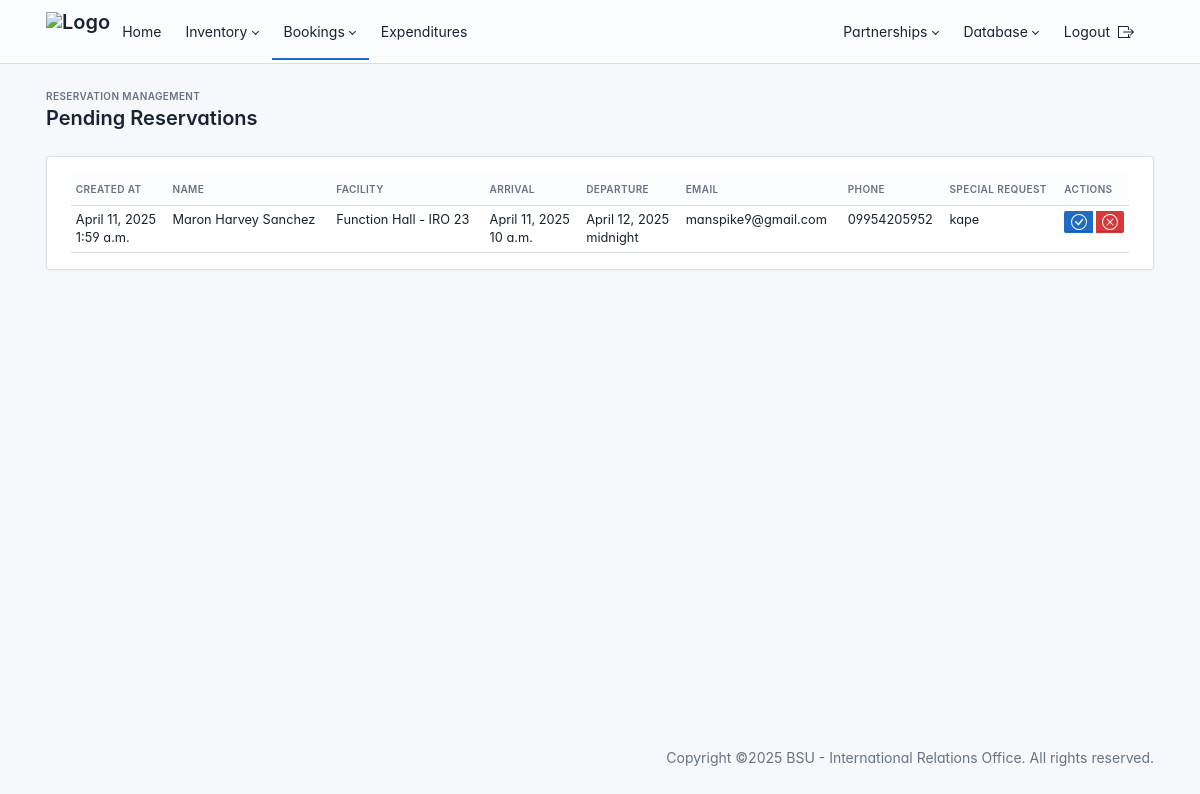
The app's page /administrator/pending-reservations/ (signed in) with its own data.
### room_reservation/models.py (models this page shows, shortened)
class Reservation(models.Model):
    first_name = models.CharField(max_length=255)  # Guest's first name
    last_name = models.CharField(max_length=255)  # Guest's last name
    college_office_institution = models.CharField(max_length=255, blank=True, null=True)  # Institution/Organization
    email = models.EmailField()  # Guest's email
    phone_number = models.CharField(max_length=20)  # Contact number
    room = models.ForeignKey("Room", on_delete=models.CASCADE, related_name="reservations")
    arrival_date = models.DateField()
    arrival_time = models.TimeField()
    departure_date = models.DateField()
    departure_time = models.TimeField()
    details = models.TextField(blank=True, null=True)  # Additional booking details
    special_request = models.TextField(blank=True, null=True)  # Special requests (e.g., early check-in)
    reason_for_cancelling = models.TextField(blank=True, null=True)  # Reason for cancellation
    cancelled_by = models.CharField(max_length=50, blank=True, null=True)  # Who cancelled (admin/user)
    status = models.CharField(
        max_length=20,
        choices=[
            ("Pending", "Pending"),
            ("Confirmed", "Confirmed"),
            ("Cancelled", "Cancelled"),
            ("Completed", "Completed"),
        ],
        default="Pending",
    )
    cancelled_at = models.DateTimeField(blank=True, null=True)
    completed_at = models.DateTimeField(blank=True, null=True)
    confirmed_at = models.DateTimeField(blank=True, null=True)
    created_at = models.DateTimeField(auto_now_add=True)  # Timestamp for when the reservation was made
    updated_at = models.DateTimeField(auto_now=True)  # Timestamp for last update

class Room(models.Model):
    room_number = models.CharField(max_length=10, unique=True)
    room_type = models.CharField(max_length=50, choices=[("Single", "Single"), ("Double", "Double"), ("Suite", "Suite"), ("Hall", "Hall")])
    is_available = models.BooleanField(default=True)
    capacity = models.PositiveIntegerField()  # Number of people it can accommodate
    description = models.TextField(blank=True, null=True)
    image = models.ImageField(upload_to="rooms/", null=True, blank=True)
    def __str__(self):
        return f"{self.room_type} - {self.room_number}"

### administrator/views.py (the view)
# urls.py: path("pending-reservations/", views.pending_reservations, name="pending_reservations"),
def pending_reservations(request):
    pending_requests = Reservation.objects.filter(status="Pending").order_by("-created_at")
    return render(request, "administrator/reservation/pending_requests.html", {"pending_requests": pending_requests})

### templates/administrator/reservation/pending_requests.html (shortened to what this page needs)
{% extends "administrator/base.html" %}
{% block content %}
<div class="page-wrapper">
    <div class="page-header d-print-none">
        <div class="container-xl">
            <div class="row g-2 align-items-center">
                <div class="col">
                    <div class="page-pretitle">
                        Reservation Management
                    </div>
                    <h2 class="page-title">
                        Pending Reservations
                    </h2>
                </div>
            </div>
        </div>
    </div>
    <div class="page-body container">
        <div class="card">
            <div class="card-body">
                <div class="table-responsive">
                    <table class="table table-sm table-hover">
                        <thead class="thead-dark">
                            <tr>
                                <th>Created At</th>
                                <th>Name</th>
                                <th>Facility</th>
                                <th>Arrival</th>
                                <th>Departure</th>
                                <th>Email</th>
                                <th>Phone</th>
                                <th>Special Request</th>
                                <th>Actions</th>
                            </tr>
                        </thead>
                        <tbody>
                            {% for reservation in pending_requests %}
                                <tr>
                                    <td>
                                        {{ reservation.created_at.date }}<br>
                                        {{ reservation.created_at.time }}
                                    </td>
                                    <td>{{ reservation.first_name }} {{ reservation.last_name }}</td>
                                    <td>{{ reservation.room }}</td>
                                    <td>
                                        {{ reservation.arrival_date }}<br>
                                        {{ reservation.arrival_time }}
                                    </td>
                                    <td>
                                        {{ reservation.departure_date }}<br>
                                        {{ reservation.departure_time }}
                                    </td>
                                    <td>{{ reservation.email }}</td>
                                    <td>{{ reservation.phone_number }}</td>
                                    <td>{{ reservation.special_request|default:"None" }}</td>
                                    <td>
                                        <div class="btn-group d-flex gap-1" role="group">
                                            <button class="btn btn-sm btn-primary approve-btn"
                                                    data-bs-toggle="modal"
                                                    data-bs-target="#approveReservationModal"
                                                    data-reservation-id="{{ reservation.id }}"
                                                    data-reservation-user="{{ reservation.first_name }} {{ reservation.last_name }}"
                                                    data-reservation-room="{{ reservation.room }}"
                                                    data-reservation-arrival="{{ reservation.arrival_date }} at {{ reservation.arrival_time }}"
                                                    data-reservation-departure="{{ reservation.departure_date }} at {{ reservation.departure_time }}"
                                                    data-reservation-email="{{ reservation.email }}"
                                                    data-reservation-phone="{{ reservation.phone_number }}">
                                            </button>
                                            <button class="btn btn-sm btn-danger cancel-pending-btn"
                                                    data-bs-toggle="modal"
                                                    data-bs-target="#modal-cancel"
                                                    data-reservation-id="{{ reservation.id }}"
                                                    data-reservation-user="{{ reservation.first_name }} {{ reservation.last_name }}">
                                            </button>
                                        </div>
                                    </td>
                                </tr>
                            {% empty %}
                                <tr>
                                    <td colspan="9" class="text-center">No pending reservations found.</td>
                                </tr>
                            {% endfor %}
                        </tbody>
                    </table>
                </div>
            </div>
        </div>
    </div>
</div>
{% endblock content %}

### templates/administrator/base.html (style rules this page uses)
:root { --tblr-font-sans-serif: 'Inter Var', -apple-system, BlinkMacSystemFont, San Francisco, Segoe UI, Roboto, Helvetica Neue, sans-serif; }
body { font-feature-settings: "cv03", "cv04", "cv11"; }

### templates/administrator/reservation/pending_requests.html (style rules this page uses)
.table td, .table th { font-size: .80rem; }
.table td, .table th { padding: 0.3rem; }

### records on screen
Reservation: created_at "April 11, 2025", created_at.time "1:59 a.m.", first_name "Maron Harvey", last_name "Sanchez", room "Function Hall - IRO 23", arrival_date "April 11, 2025", arrival_time "10 a.m.", departure_date "April 12, 2025", departure_time "midnight", email "manspike9@gmail.com", phone_number "09954205952", special_request "kape"
